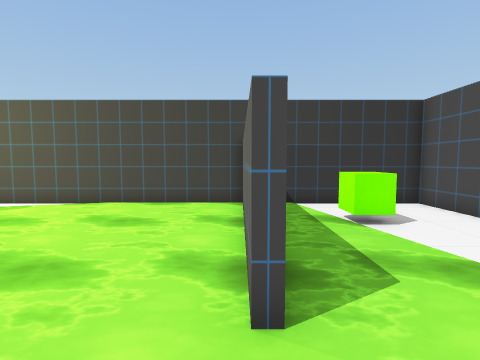
View 1 (above)

12 first-person views from a walk through a 3-D level made in the Unity game engine. The camera is 1.5 m above the floor, tilts 4° down and sees 85° across. The floor is counted in squares, 1 m on a side. Each view is taken from the middle of a square. On the plan, view 1 faces up. The plan holds only what a view shows up to about 14 squares ahead; the rest is blank. The player character is not drawn. Some surface patterns are stand-ins.

View 2
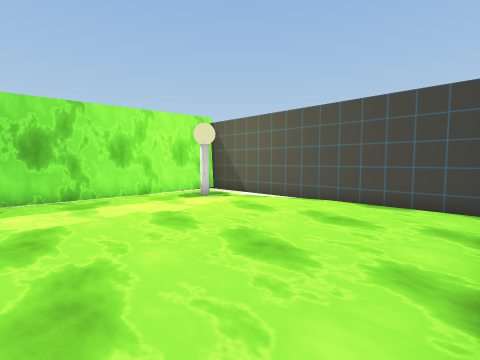

View 3
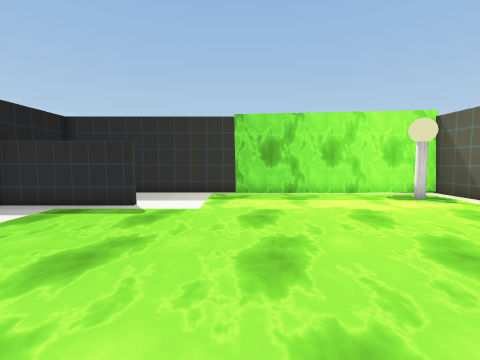

View 4
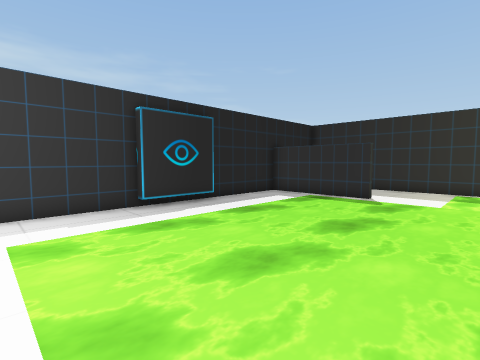

View 5
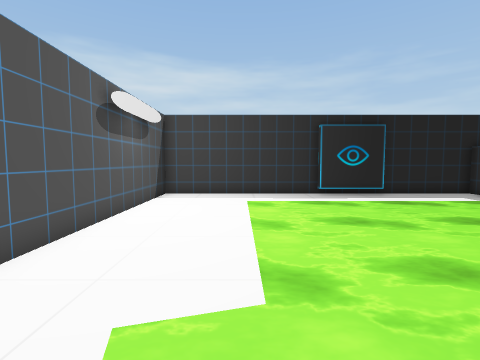

View 6
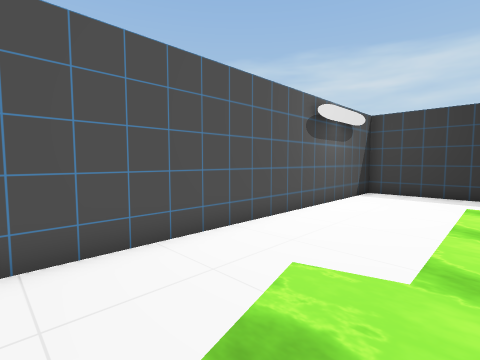

View 7
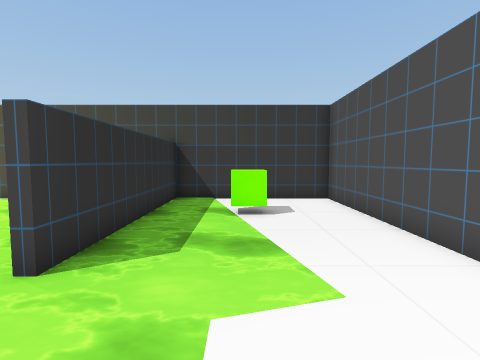

View 8
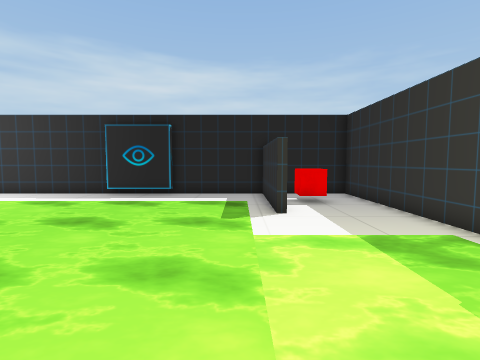

View 9
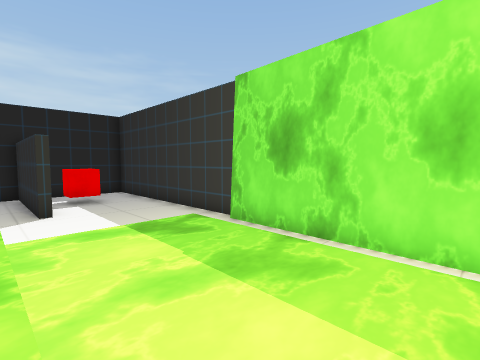

View 10
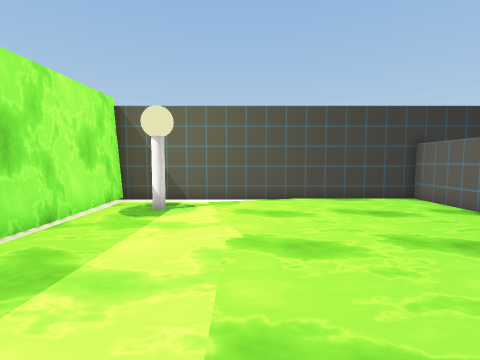

View 11
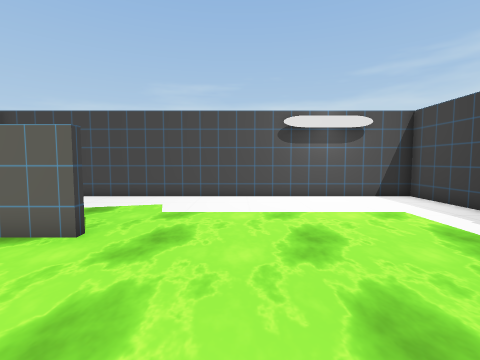

View 12
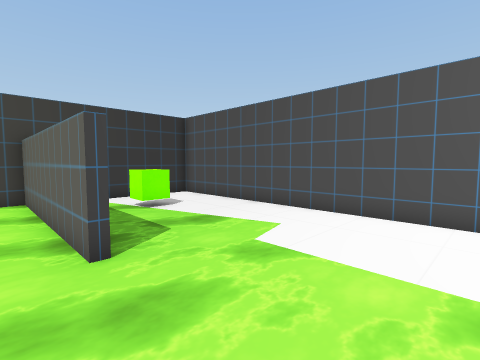

### Floor plan
Points are (right, up) in squares from view 1. A wall is a line through its corners. A room is listed if a view was taken in it or the views show most of it. See-through windows are left out.
Room 1 (views 1, 2, 3, 4, 5, 6, 7, 8, 9, 10, 11, 12)
walls: (-8.5, -3.7) (-8.1, -3.7) (-8.1, -8.6) (6.6, -8.6) (6.6, 9.6) (0.4, 9.6) (0.4, 2.2) (0.1, 2.2) (0.1, 9.6) (-11.8, 9.6) (-11.9, -0.4); (-3.9, -8.2) (-0.8, -8.2) (-0.8, -8.6); (-12.1, -0.1) (-12.1, -8.6) (-9.1, -8.6)
objects: red cube (-10, -7) to (-9, -6); other object (-10, 7); green cube (3, 6) to (4, 7)

Positions as (right, up) in squares from view 1, and headings:
1: (0, 0), facing up
2: (0, 0), facing up-left
3: (1, 0), facing left
4: (3, 0), facing down-left
5: (3, 4), facing down
6: (2, 5), facing down-right
7: (3, -1), facing up
8: (-7, 4), facing down
9: (-7, 5), facing down-left
10: (-7, -1), facing up
11: (-5, -1), facing right
12: (-1, -2), facing up-right
